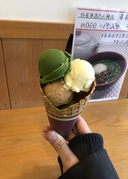
#> input picture hw1/hw1_sample_images/sample1.png, 128 x 179 px, shrunk from 400 x 560 before the run
$ python hw1.py
#> lines starting #> are read from the running program, lines starting #| are printed output that depends on the picture; long printed decimals are rounded
import cv2
import numpy as np
from matplotlib import pyplot as plt
import math
import time

def polt2img(img1, img2, name1, name2, gray=True):
    plt.figure(figsize=(12,4))

    plt.subplot(121)
    if gray:
        plt.imshow(img1, cmap='gray',vmin=0, vmax=255)
    else:
        plt.imshow(img1)
    plt.title(name1)

    plt.subplot(122)
    if gray:
        plt.imshow(img2, cmap='gray',vmin=0, vmax=255)
    else:
        plt.imshow(img2)
    plt.title(name2)

    plt.show()

def plot_img_histogram(img, title):
    hist,bins = np.histogram(img,bins=256,range=(0,256))
    bins = bins[:-1]
    plt.bar(bins,hist)
    plt.title(title)

def plot_img_cdf_pdf(img, name):
    hist,bins = np.histogram(img,bins=256,range=(0,256))
    pdf = hist/img.size
    cdf = pdf.cumsum()

    plt.figure(figsize=(12,4)) #圖要設大一點柱狀圖才不會被壓縮變形

    plt.subplot(131)
    plt.bar(bins[:-1],hist)
    plt.title('histogram of {}'.format(name),fontsize=24)

    plt.subplot(132)
    plt.bar(bins[:-1],pdf)
    plt.title('pdf of {}'.format(name),fontsize=24)

    plt.subplot(133)
    plt.bar(bins[:-1],cdf)
    plt.title('cdf of {}'.format(name),fontsize=24)

    plt.show()

def globalHE(img):
    hist,bins = np.histogram(img.ravel(),256,[0,255])
    pdf = hist/img.size # 出現次數/總像素點 = 機率 = pdf
    cdf = pdf.cumsum() # 將機率利用cumsum()累加 = cdf
    equ_value = np.around(cdf * 255).astype('uint8') #將cdf乘以255(max value) ，再四捨五入取整數
    result = equ_value[img] #將原本的value數值transfer到對應的數值
    return result

def localHE(img, kernel_size):
    print("\nstart AHE, kernel_size=",kernel_size)
    kernel_size_squared = int(kernel_size * kernel_size)
    # Padding
    img = np.lib.pad(img,(kernel_size,kernel_size),'reflect')
    # 設定灰階的最大值
    max_value = 255
    # 開一個新的陣列存 AHE img
    ime_ahe = np.zeros_like(img)
    # start
    t_start = time.time()
    # 遍歷圖片的每個pixels
    for i in range(0,img.shape[0]-kernel_size):
        for j in range(0,img.shape[1]-kernel_size):
            #提取圖片的區塊(kernel_size x kernel_size)
            kernel = img[i:i+kernel_size,j:j+kernel_size]
            #由小到大排序
            kernel_flat = np.sort(kernel.flatten())
            #找到目前的pixel在這個區塊排第幾名
            rank = np.where(kernel_flat == img[i,j])[0][0]
            #排第幾名就獲取相對應排名的亮度
            ime_ahe[i,j] = int( max_value * ( rank / kernel_size_squared ) )

    # end
    t_end = time.time()
    print ('Total time taken in seconds: ',(t_end-t_start))
    # 將之前的padding切掉
    img_sliced = ime_ahe[(0+kernel_size):(img.shape[0]-kernel_size),(0+kernel_size):(img.shape[1]-kernel_size)]
    image_output = np.array(img_sliced, dtype = np.uint8)

    return image_output

def psnr(img1, img2):
    mse = np.mean((img1 - img2)**2)
    return 10 * math.log(math.pow(255, 2) / mse, 10)

sample1 = cv2.imread('hw1_sample_images/sample1.png')
#> sample1 is the input picture: shape (179, 128, 3); mean B, G, R 92.4, 122, 150.5
sample1 = cv2.cvtColor(sample1, cv2.COLOR_BGR2RGB)
sample2 = cv2.imread('hw1_sample_images/sample2.png', cv2.IMREAD_GRAYSCALE)
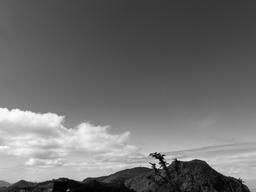
#> input picture hw1/hw1_sample_images/sample2.png, 256 x 192 px, shrunk from 800 x 600 before the run
#> sample2 is the input picture: shape (192, 256); min 0, max 252, mean 109.5
sample3 = cv2.imread('hw1_sample_images/sample3.png', cv2.IMREAD_GRAYSCALE)
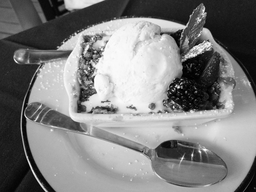
#> input picture hw1/hw1_sample_images/sample3.png, 256 x 192 px, shrunk from 800 x 600 before the run
#> sample3 is the input picture: shape (192, 256); min 0, max 255, mean 127
sample4 = cv2.imread('hw1_sample_images/sample4.png', cv2.IMREAD_GRAYSCALE)
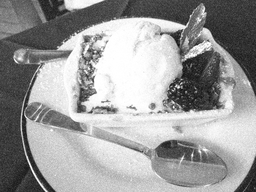
#> input picture hw1/hw1_sample_images/sample4.png, 256 x 192 px, shrunk from 800 x 600 before the run
#> sample4 is the input picture: shape (192, 256); min 14, max 255, mean 155.4
sample5 = cv2.imread('hw1_sample_images/sample5.png', cv2.IMREAD_GRAYSCALE)
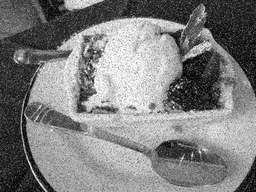
#> input picture hw1/hw1_sample_images/sample5.png, 256 x 192 px, shrunk from 800 x 600 before the run
#> sample5 is the input picture: shape (192, 256); min 0, max 255, mean 126.5

# P0 a
height, width, channel = sample1.shape
#> height = 179; width = 128; channel = 3
result1 = sample1.copy()
# swap by column
for j in range(width//2):
    result1[:, [j, width-j-1]] = result1[:, [width-j-1, j]]
# polt2img(sample1, result1, 'sample1', 'result1', gray=False)

# P0 b
result2 = result1.copy()
result2 = 0.299*result2[:,:,0]+0.587*result2[:,:,1]+0.114*result2[:,:,2]
# polt2img(result1, result2, 'result1', 'result2')

# P1 a
result3 = sample2.copy()
result3 = result3/2
result3 = np.around(result3)
# polt2img(sample2, result3, 'sample2', 'result3')

# P1 b
result4 = result3.copy()+1 #避免乘到0還是0
result4 = result4*3.0
result4 = np.around(result4)
result4 = np.clip(result4,0,255)

# P1 c
plt.figure(figsize=(12,4))

plt.subplot(131)
plot_img_histogram(sample2, 'histograms of sample2')
#> in plot_img_histogram, `hist,bins = np.histogram(img,bins=256,range=(0,256))`: hist = 256 values, max 688 at index 63, min 0 at index 253, mean 192; bins = 257 values from 0 to 256
#> in plot_img_histogram, `bins = bins[:-1]`: bins = 256 values from 0 to 255

plt.subplot(132)
plot_img_histogram(result3, 'histograms of result3')

plt.subplot(133)
plot_img_histogram(result4, 'histograms of result4')

plt.tight_layout()
plt.show()
#> figure, not shown here; panel 1: tallest bar 688 high, from x = 62.6 to 63.4; panel 2: tallest bar 1867 high, from x = 31.6 to 32.4; panel 3: tallest bar 10293 high, from x = 254.6 to 255.4

# P1 d
result5 = globalHE(result3.astype('uint8'))
#> in globalHE, `hist,bins = np.histogram(img.ravel(),256,[0,255])`: hist = 256 values, max 1867 at index 32, min 0 at index 127, mean 192; bins = 257 values from 0 to 255
#> in globalHE, `pdf = hist/img.size`: pdf = 256 values, max 0.038 at index 32, min 0 at index 127, mean 0.00391
#> in globalHE, `cdf = pdf.cumsum()`: cdf = 256 values from 0.000264 to 1
#> in globalHE, `equ_value = np.around(cdf * 255).astype('uint8')`: equ_value = 256 values from 0 to 255
result6 = globalHE(result4.astype('uint8'))
plot_img_cdf_pdf(result5, 'result5')
#> in plot_img_cdf_pdf, `hist,bins = np.histogram(img,bins=256,range=(0,256))`: hist = 256 values, max 1867 at index 53, min 0 at index 4, mean 192; bins = 257 values from 0 to 256
#> in plot_img_cdf_pdf, `pdf = hist/img.size`: pdf = 256 values, max 0.038 at index 53, min 0 at index 4, mean 0.00391
#> in plot_img_cdf_pdf, `cdf = pdf.cumsum()`: cdf = 256 values from 0.00057 to 1
plot_img_cdf_pdf(result6, 'result6')

# P1 e
result7 = localHE(result3, 30)
result8 = localHE(result4, 30)
plot_img_cdf_pdf(result7, 'result7')
#> call 3 of plot_img_cdf_pdf, with name = 'result7'
#> in plot_img_cdf_pdf (call 3), `hist,bins = np.histogram(img,bins=256,range=(0,256))`: hist = 256 values, max 13470 at index 0, min 0 at index 255, mean 192
#> in plot_img_cdf_pdf (call 3), `pdf = hist/img.size`: pdf = 256 values, max 0.274 at index 0, min 0 at index 255, mean 0.00391
#> in plot_img_cdf_pdf (call 3), `cdf = pdf.cumsum()`: cdf = 256 values from 0.274 to 1
#> in plot_img_cdf_pdf (call 3), `plt.show()`:
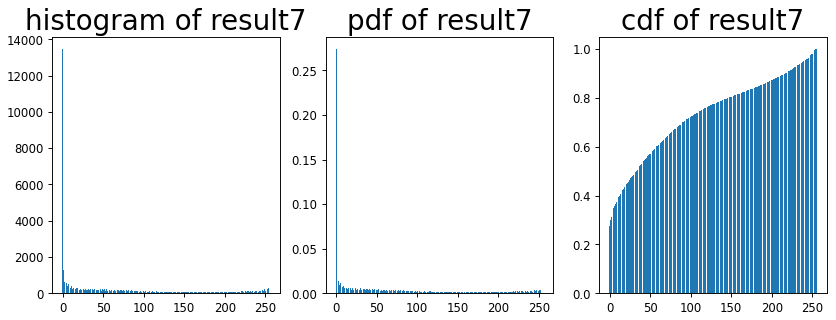
#> figure drawn by matplotlib, 3 panels; panel 1: tallest bar 13470 high, from x = -0.4 to 0.4; panel 2: tallest bar 0.274 high, from x = -0.4 to 0.4
plot_img_cdf_pdf(result8, 'result8')

# P1 f
result9 = sample2.copy()
result9 = np.power((result9 / 255), 0.5) * 255
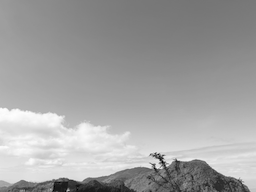
#> result9: shape (192, 256) float64; min 0, max 253.5, mean 161.6
plot_img_cdf_pdf(result9, 'result9')

# P2 a

# Gaussian noise
# b = 30
# kernel = (np.array([[1, b, 1] ,[b, math.pow(b, 2), b] ,[1, b, 1]])) / math.pow(b + 2, 2)
# kernel_size = kernel.shape[0]
kernel_size = 5
kernel = np.ones((kernel_size,kernel_size))/(kernel_size*kernel_size)

# Padding
result10 = np.lib.pad(sample4, kernel.shape, 'reflect')
height, width = result10.shape
#> height = 202; width = 266
# print(height, width)
gap = kernel_size // 2
for n in range(1):
    for i in range(gap, height - gap):
        for j in range(gap, width - gap):
            #將位置對應的pixel與kernel相乘後取sum
            p = (result10[i-gap:i+gap+1,j-gap:j+gap+1] * kernel).sum()
            result10[i,j] = p

# 將padding切掉
result10 = result10[kernel_size:height-kernel_size,kernel_size:width-kernel_size]
#> result10: shape (192, 256)


# Salt-and-pepper noise
kernel_size = 3
# Padding
result11 = np.lib.pad(sample5, (kernel_size,kernel_size), 'reflect')
height, width = result11.shape
#> height = 198; width = 262
gap = kernel_size // 2
for i in range(gap, height - gap):
    for j in range(gap, width - gap):
        #取kernel的中位數
        result11[i,j] = np.median(result11[i-gap:i+gap+1,j-gap:j+gap+1])

# 將padding切掉
result11 = result11[kernel_size:height-kernel_size,kernel_size:width-kernel_size]
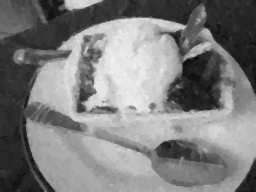
#> result11: shape (192, 256); min 10, max 245, mean 126.1


# P2 b
print('\npsnr:')
print('result10:', psnr(sample3,result10))
#> in psnr, `mse = np.mean((img1 - img2)**2)`: mse = 106.5
#| result10: 27.859
print('result11:', psnr(sample3,result11))
#| result11: 28.974

# save img
result1 = cv2.cvtColor(result1, cv2.COLOR_BGR2RGB)
cv2.imwrite("result1.png",result1)
cv2.imwrite("result2.png",result2)
cv2.imwrite("result3.png",result3)
cv2.imwrite("result4.png",result4)
cv2.imwrite("result5.png",result5)
cv2.imwrite("result6.png",result6)
cv2.imwrite("result7.png",result7)
cv2.imwrite("result8.png",result8)
cv2.imwrite("result9.png",result9)
cv2.imwrite("result10.png",result10)
cv2.imwrite("result11.png",result11)
